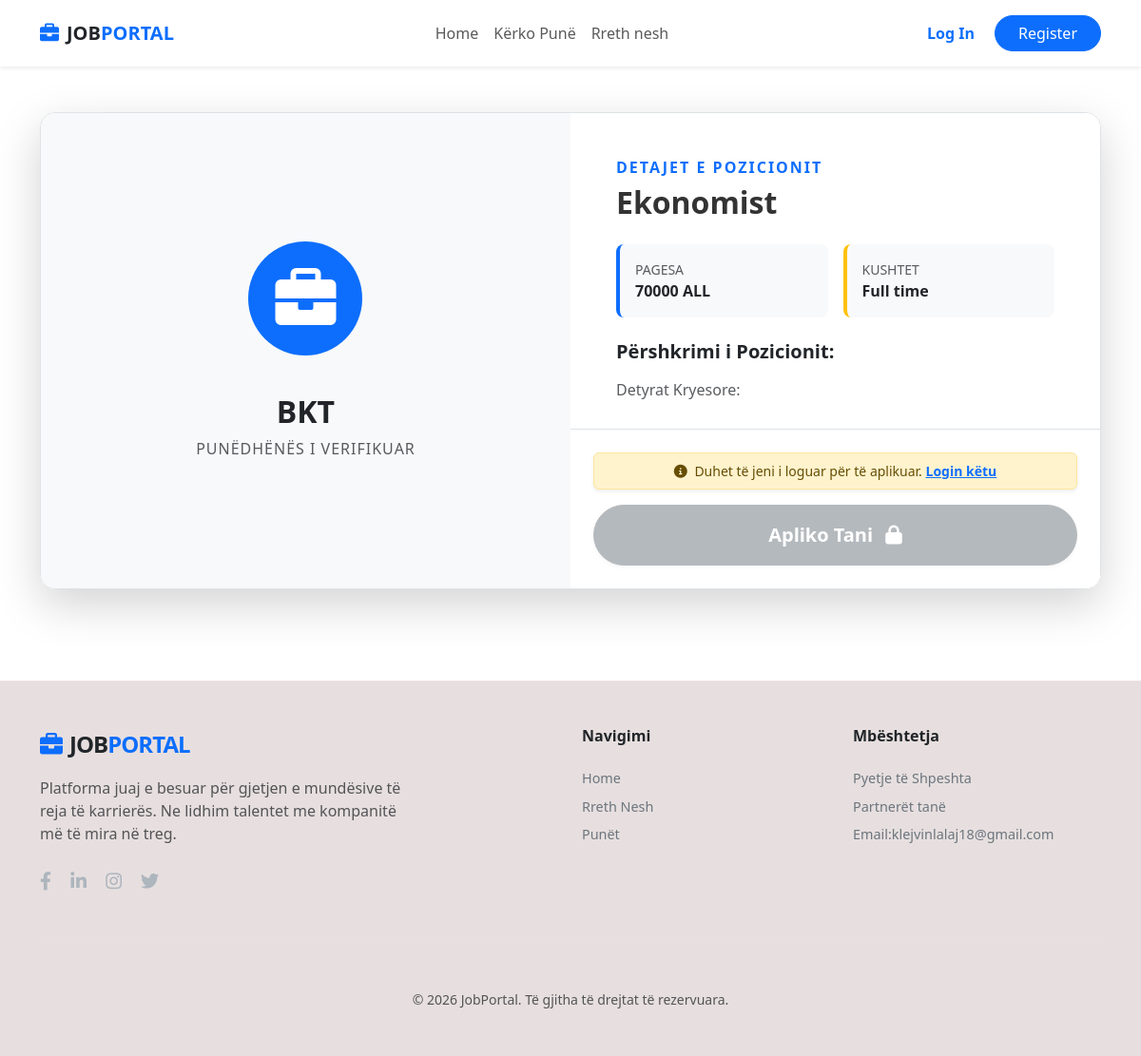
Page /pune/26/ on the committed database.
### JobApp/models.py (models this page shows, shortened)
class Job(models.Model):
    CITY_CHOICES = [
        ('Tiranë', 'Tiranë'),
        ('Durrës', 'Durrës'),
        ('Vlorë', 'Vlorë'),
        ('Shkodër', 'Shkodër'),
        ('Fier', 'Fier'),
        ('Korçë', 'Korçë'),
        ('Elbasan', 'Elbasan'),
        ('Berat', 'Berat'),
        ('Lushnjë', 'Lushnjë'),
        ('Kavajë', 'Kavajë'),
        ('Gjirokastër', 'Gjirokastër'),
        ('Sarandë', 'Sarandë'),
        ('Lezhë', 'Lezhë'),
        ('Kukës', 'Kukës'),
    ]
    CATEGORY_CHOICES = [
        ('Informatikë', 'Informatikë / Teknologji'),
        ('Ekonomi', 'Ekonomi / Financë'),
        ('Marketing', 'Marketing / Shitje'),
        ('Administratë', 'Administratë / Zyrat'),
        ('Inxhinieri', 'Inxhinieri'),
        ('Mjekësi', 'Mjekësi / Shëndetësi'),
        ('Arsim', 'Arsim / Shkencë'),
        ('Turizëm', 'Turizëm / Hoteleri'),
        ('Ndërtim', 'Ndërtim'),
        ('Tjetër', 'Tjetër'),
    ]
    partner = models.ForeignKey('Partner', on_delete=models.CASCADE, related_name='jobs', null=True, blank=True)
    author = models.ForeignKey(User, on_delete=models.CASCADE, null=True, blank=True)
    title = models.CharField(max_length=200)
    company = models.CharField(max_length=100)
    salary = models.CharField(max_length=100)
    conditions = models.CharField(max_length=100)
    location = models.CharField(max_length=100, choices=CITY_CHOICES, default='Tiranë')
    category = models.CharField(max_length=100, choices=CATEGORY_CHOICES, default='Informatikë')
    location_link = models.URLField(max_length=500, blank=True, null=True)
    description = models.TextField()
    created_at = models.DateTimeField(auto_now_add=True)

### JobApp/views.py (the view)
# urls.py: path('pune/<int:pk>/', views.job_detail, name='detailsPage'),
def job_detail(request, pk):
    job = get_object_or_404(Job, pk=pk)
    return render(request, 'details.html', {'job': job})

### JobApp/templates/details.html (shortened to what this page needs)
{% extends 'base.html' %}
{% load static %}
{% block content %}
<section class="py-5">
    <div class="container">
        <div class="row g-0 rounded-4 overflow-hidden shadow-lg border">
            <div class="col-lg-6 bg-light d-flex align-items-center justify-content-center p-5" style="height: 500px;">
                <div class="text-center">
                    {% if job.company_logo %}
                        <img src="{{ job.company_logo.url }}" class="img-fluid" style="max-height: 200px; object-fit: contain;" alt="{{ job.company }}">
                    {% else %}
                        <div class="bg-primary text-white rounded-circle d-inline-flex align-items-center justify-content-center mb-4" style="width: 120px; height: 120px;">
                            <i class="fas fa-briefcase fa-4x"></i>
                        </div>
                    {% endif %}
                    <h2 class="fw-bold text-dark mt-3">{{ job.company }}</h2>
                    <p class="text-muted text-uppercase mb-0" style="letter-spacing: 1px;">Punëdhënës i Verifikuar</p>
                </div>
            </div>
            <div class="col-lg-6 bg-white d-flex flex-column" style="height: 500px;">
                <div class="p-5 flex-grow-1" style="overflow-y: auto; scrollbar-width: thin;">
                    <h6 class="text-primary fw-bold text-uppercase mb-2" style="letter-spacing: 2px;">Detajet e Pozicionit</h6>
                    <h1 class="fw-bold mb-4" style="color: #333; font-size: 2rem;">{{ job.title }}</h1>
                    <div class="row g-3 mb-4">
                        <div class="col-6">
                            <div class="p-3 bg-light rounded-3 border-start border-primary border-4">
                                <small class="text-muted d-block small">PAGESA</small>
                                <span class="fw-bold text-dark">{{ job.salary }}</span>
                            </div>
                        </div>
                        <div class="col-6">
                            <div class="p-3 bg-light rounded-3 border-start border-warning border-4">
                                <small class="text-muted d-block small">KUSHTET</small>
                                <span class="fw-bold text-dark">{{ job.conditions }}</span>
                            </div>
                        </div>
                    </div>
                    <div class="job-description text-muted">
                        <h5 class="text-dark fw-bold mb-3">Përshkrimi i Pozicionit:</h5>
                        <p style="white-space: pre-line;">{{ job.description }}</p>
                    </div>
                </div>
                <div class="p-4 bg-white border-top text-center mt-auto">
                    <div class="d-grid">
                        {% if user.is_authenticated %}
                            <a href="{% url 'aplikimPage' job.pk %}" class="btn btn-primary btn-lg py-3 fw-bold rounded-pill shadow-sm">
                                Apliko Tani <i class="fas fa-paper-plane ms-2"></i>
                            </a>
                        {% else %}
                            <div class="alert alert-warning mb-3 py-2 small shadow-sm">
                                <i class="fas fa-info-circle me-1"></i>
                                Duhet të jeni i loguar për të aplikuar.
                                <a href="{% url 'loginPage' %}?next={{ request.path }}" class="fw-bold">Login këtu</a>
                            </div>
                            <button class="btn btn-secondary btn-lg py-3 fw-bold rounded-pill opacity-50 shadow-sm" disabled>
                                Apliko Tani <i class="fas fa-lock ms-2"></i>
                            </button>
                        {% endif %}
                    </div>
                </div>
            </div>
        </div>
    </div>
</section>
{% endblock %}

### JobApp/static/css/style.css (style rules this page uses)
:root { --jp-primary: #0d6efd; --jp-dark: #212529; }
.bg-primary { background-color: #2563eb; }
.text-dark.fw-bold { color: #1e293b; }
.text-muted.small { color: #64748b; }

### rows in the picture
Job: company "BKT", title "Ekonomist", salary "70000 ALL", conditions "Full time", description "Detyrat Kryesore:…"
